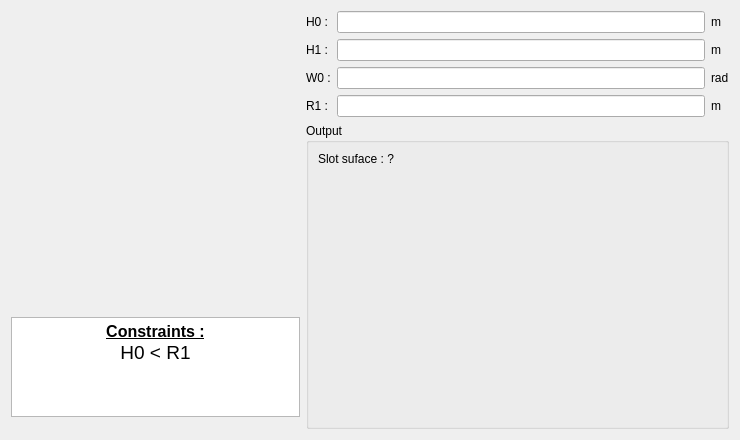
<?xml version="1.0" encoding="UTF-8"?>
<ui version="4.0">
 <class>PHoleM54</class>
 <widget class="QWidget" name="PHoleM54">
  <property name="geometry">
   <rect>
    <x>0</x>
    <y>0</y>
    <width>740</width>
    <height>440</height>
   </rect>
  </property>
  <property name="minimumSize">
   <size>
    <width>740</width>
    <height>440</height>
   </size>
  </property>
  <property name="maximumSize">
   <size>
    <width>16777215</width>
    <height>16777215</height>
   </size>
  </property>
  <property name="windowTitle">
   <string>Form</string>
  </property>
  <layout class="QHBoxLayout" name="horizontalLayout">
   <item>
    <layout class="QVBoxLayout" name="verticalLayout_3">
     <item>
      <widget class="QLabel" name="img_slot">
       <property name="sizePolicy">
        <sizepolicy hsizetype="Fixed" vsizetype="Fixed">
         <horstretch>0</horstretch>
         <verstretch>0</verstretch>
        </sizepolicy>
       </property>
       <property name="minimumSize">
        <size>
         <width>289</width>
         <height>300</height>
        </size>
       </property>
       <property name="maximumSize">
        <size>
         <width>289</width>
         <height>300</height>
        </size>
       </property>
       <property name="text">
        <string/>
       </property>
       <property name="pixmap">
        <pixmap resource="../../../../Resources/pyleecan.qrc">:/images/images/MachineSetup/WSlot/Slot_54.PNG</pixmap>
       </property>
       <property name="scaledContents">
        <bool>true</bool>
       </property>
      </widget>
     </item>
     <item>
      <widget class="QTextEdit" name="txt_constraint">
       <property name="sizePolicy">
        <sizepolicy hsizetype="Preferred" vsizetype="Fixed">
         <horstretch>0</horstretch>
         <verstretch>0</verstretch>
        </sizepolicy>
       </property>
       <property name="minimumSize">
        <size>
         <width>200</width>
         <height>0</height>
        </size>
       </property>
       <property name="maximumSize">
        <size>
         <width>16777215</width>
         <height>100</height>
        </size>
       </property>
       <property name="verticalScrollBarPolicy">
        <enum>Qt::ScrollBarAlwaysOff</enum>
       </property>
       <property name="html">
        <string>&lt;!DOCTYPE HTML PUBLIC &quot;-//W3C//DTD HTML 4.0//EN&quot; &quot;http://www.w3.org/TR/REC-html40/strict.dtd&quot;&gt;
&lt;html&gt;&lt;head&gt;&lt;meta name=&quot;qrichtext&quot; content=&quot;1&quot; /&gt;&lt;style type=&quot;text/css&quot;&gt;
p, li { white-space: pre-wrap; }
&lt;/style&gt;&lt;/head&gt;&lt;body style=&quot; font-family:'MS Shell Dlg 2'; font-size:8.25pt; font-weight:400; font-style:normal;&quot;&gt;
&lt;p align=&quot;center&quot; style=&quot; margin-top:0px; margin-bottom:0px; margin-left:0px; margin-right:0px; -qt-block-indent:0; text-indent:0px;&quot;&gt;&lt;span style=&quot; font-size:12pt; font-weight:600; text-decoration: underline;&quot;&gt;Constraints :&lt;/span&gt;&lt;/p&gt;
&lt;p align=&quot;center&quot; style=&quot; margin-top:0px; margin-bottom:0px; margin-left:0px; margin-right:0px; -qt-block-indent:0; text-indent:0px;&quot;&gt;&lt;span style=&quot; font-size:14pt;&quot;&gt;H0 &amp;lt; R1&lt;/span&gt;&lt;/p&gt;&lt;/body&gt;&lt;/html&gt;</string>
       </property>
       <property name="textInteractionFlags">
        <set>Qt::TextSelectableByKeyboard|Qt::TextSelectableByMouse</set>
       </property>
      </widget>
     </item>
     <item>
      <spacer name="verticalSpacer_2">
       <property name="orientation">
        <enum>Qt::Vertical</enum>
       </property>
       <property name="sizeHint" stdset="0">
        <size>
         <width>20</width>
         <height>40</height>
        </size>
       </property>
      </spacer>
     </item>
    </layout>
   </item>
   <item>
    <layout class="QVBoxLayout" name="verticalLayout_2">
     <item>
      <layout class="QGridLayout" name="gridLayout">
       <item row="1" column="2">
        <widget class="QLabel" name="unit_H1">
         <property name="text">
          <string>m</string>
         </property>
        </widget>
       </item>
       <item row="0" column="1">
        <widget class="FloatEdit" name="lf_H0"/>
       </item>
       <item row="1" column="1">
        <widget class="FloatEdit" name="lf_H1"/>
       </item>
       <item row="1" column="0">
        <widget class="QLabel" name="in_H1">
         <property name="text">
          <string>H1 :</string>
         </property>
        </widget>
       </item>
       <item row="0" column="2">
        <widget class="QLabel" name="unit_H0">
         <property name="text">
          <string>m</string>
         </property>
        </widget>
       </item>
       <item row="0" column="0">
        <widget class="QLabel" name="in_H0">
         <property name="text">
          <string>H0 :</string>
         </property>
        </widget>
       </item>
       <item row="2" column="1">
        <widget class="FloatEdit" name="lf_W0"/>
       </item>
       <item row="3" column="2">
        <widget class="QLabel" name="unit_R1">
         <property name="text">
          <string>m</string>
         </property>
        </widget>
       </item>
       <item row="3" column="1">
        <widget class="FloatEdit" name="lf_R1"/>
       </item>
       <item row="3" column="0">
        <widget class="QLabel" name="in_R1">
         <property name="text">
          <string>R1 :</string>
         </property>
        </widget>
       </item>
       <item row="2" column="2">
        <widget class="QLabel" name="unit_W0">
         <property name="text">
          <string>rad</string>
         </property>
        </widget>
       </item>
       <item row="2" column="0">
        <widget class="QLabel" name="in_W0">
         <property name="text">
          <string>W0 :</string>
         </property>
        </widget>
       </item>
      </layout>
     </item>
     <item>
      <widget class="QGroupBox" name="g_output">
       <property name="minimumSize">
        <size>
         <width>200</width>
         <height>0</height>
        </size>
       </property>
       <property name="title">
        <string>Output</string>
       </property>
       <layout class="QVBoxLayout" name="verticalLayout">
        <item>
         <widget class="QLabel" name="out_slot_surface">
          <property name="text">
           <string>Slot suface : ?</string>
          </property>
         </widget>
        </item>
        <item>
         <spacer name="verticalSpacer">
          <property name="orientation">
           <enum>Qt::Vertical</enum>
          </property>
          <property name="sizeHint" stdset="0">
           <size>
            <width>20</width>
            <height>40</height>
           </size>
          </property>
         </spacer>
        </item>
       </layout>
      </widget>
     </item>
    </layout>
   </item>
  </layout>
 </widget>
 <customwidgets>
  <customwidget>
   <class>FloatEdit</class>
   <extends>QLineEdit</extends>
   <header>pyleecan.GUI/Tools/FloatEdit.h</header>
  </customwidget>
 </customwidgets>
 <tabstops>
  <tabstop>lf_H0</tabstop>
  <tabstop>lf_H1</tabstop>
  <tabstop>lf_W0</tabstop>
  <tabstop>lf_R1</tabstop>
  <tabstop>txt_constraint</tabstop>
 </tabstops>
 <resources>
  <include location="../../../../Resources/pyleecan.qrc"/>
 </resources>
 <connections/>
</ui>
